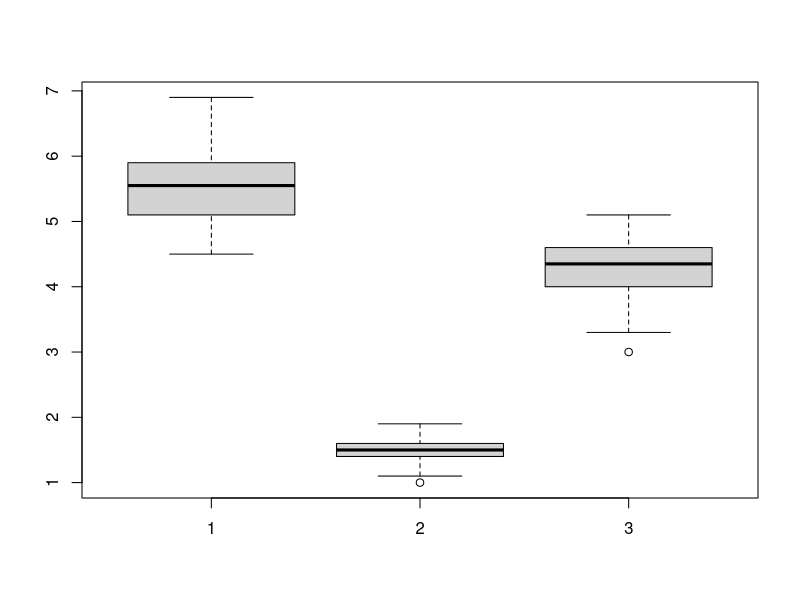
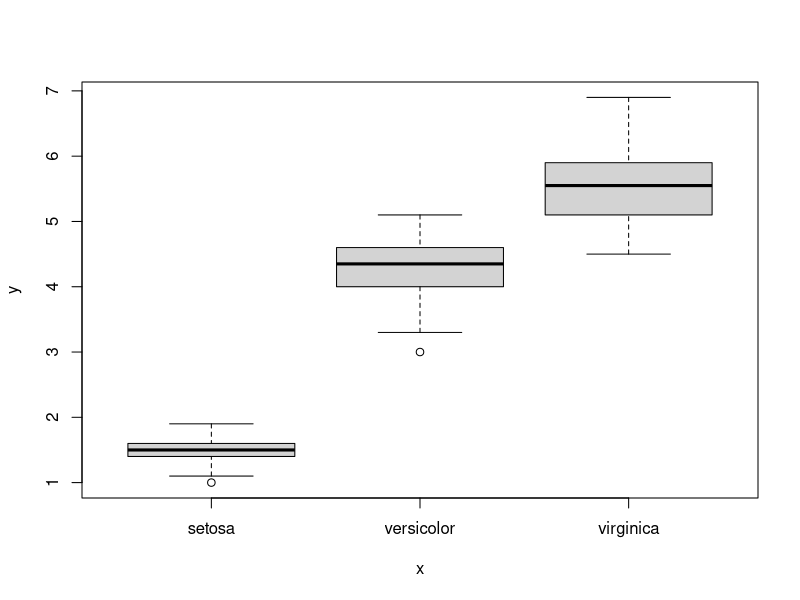

The R script that drew these images, in order:
iris <- datasets::iris

boxplot(
	iris$Petal.Length[iris$Species == "virginica"],
	iris$Petal.Length[iris$Species == "setosa"],
	iris$Petal.Length[iris$Species == "versicolor"]
)

# se tiver uma variavel categorica como primeiro parametro ao inves de um grafico de dispersão ele ja vira um boxplot
plot(iris$Species, iris$Petal.Length)
